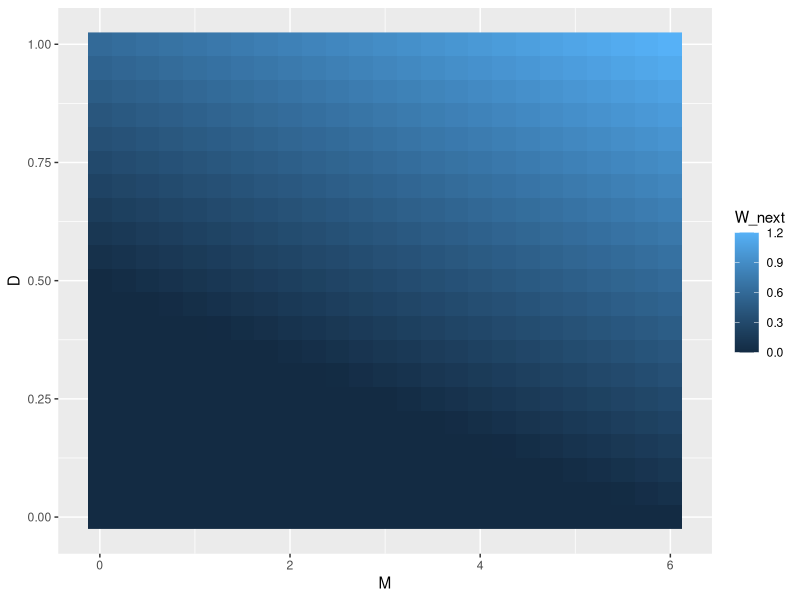

Reproduce this figure in R. (Note: this script raises an error after producing the figure.)
library(testthat)
library(tidyverse)
library(magrittr)

updateW <- function(M, W, D, a1 = 0.1, b1 = 1.2, d1 = 0.5) {
  W_next <- a1 * M + b1 * (D - d1) # + W
  ifelse(W_next > 0, W_next, 0)
}


tdat <- expand.grid(M = seq(0, 6, 0.25),
                    W = seq(0, 6, 0.25),
                    D = seq(0, 1, 0.05)) %>% mutate(
                      W_next = updateW(M, W, D)
                    )

ggplot(tdat) + geom_raster(aes(x = M, y = D, fill = W_next))


test_that("updateW ", {
  expect_equal(updateW(0, 0, 0), -0.6)
  expect_equal(updateW(1, 1, 1), 0.1 * 1 + 1.2 * (1 - 0.5) + 1)
  expect_equal(str_length("abc"), 3)
})

test_that("str_length of factor is length of level", {
  expect_equal(str_length(factor("a")), 1)
  expect_equal(str_length(factor("ab")), 2)
  expect_equal(str_length(factor("abc")), 3)
})

test_that("str_length of missing is missing", {
  expect_equal(str_length(NA), NA_integer_)
  expect_equal(str_length(c(NA, 1)), c(NA, 1))
  expect_equal(str_length("NA"), 2)
})

test_that("", {
  expect_equal(str_length(NA), NA_integer_)
  expect_equal(str_length(c(NA, 1)), c(NA, 1))
  expect_equal(str_length("NA"), 2)
})
